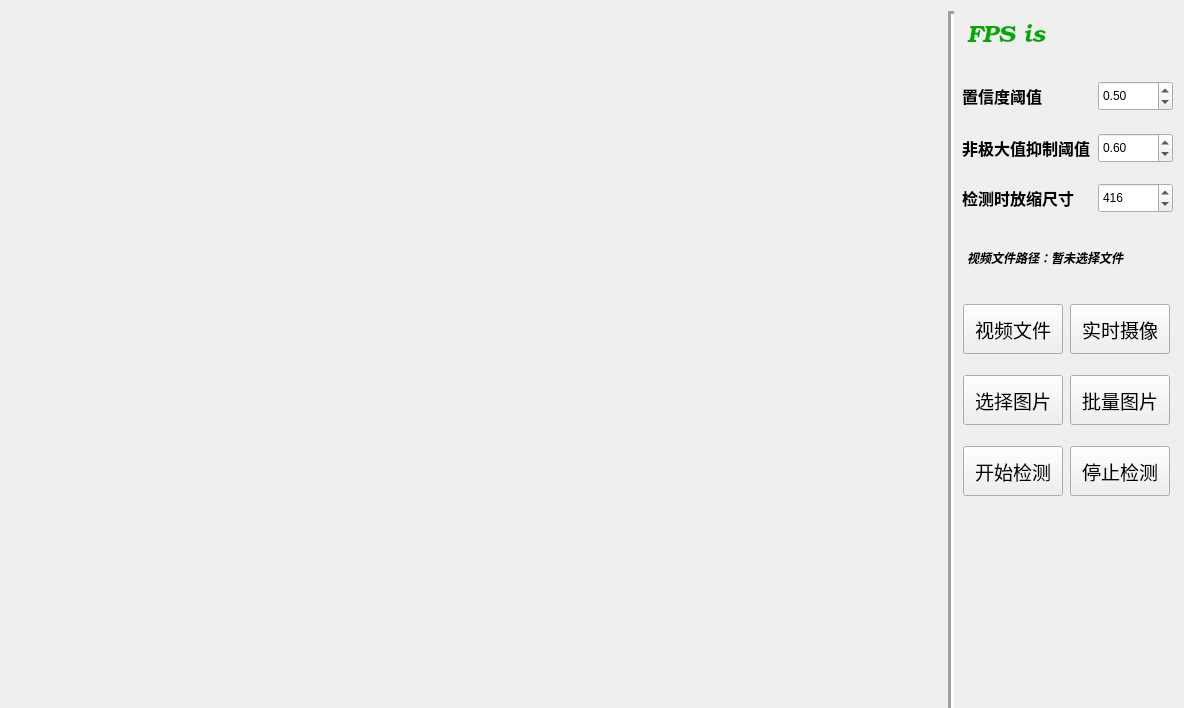
<?xml version="1.0" encoding="UTF-8"?>
<ui version="4.0">
 <class>MainWindow</class>
 <widget class="QWidget" name="MainWindow">
  <property name="geometry">
   <rect>
    <x>0</x>
    <y>0</y>
    <width>1184</width>
    <height>708</height>
   </rect>
  </property>
  <property name="sizePolicy">
   <sizepolicy hsizetype="Preferred" vsizetype="Preferred">
    <horstretch>0</horstretch>
    <verstretch>0</verstretch>
   </sizepolicy>
  </property>
  <property name="minimumSize">
   <size>
    <width>1050</width>
    <height>600</height>
   </size>
  </property>
  <property name="maximumSize">
   <size>
    <width>4000</width>
    <height>4000</height>
   </size>
  </property>
  <property name="windowTitle">
   <string>安全帽检测工具</string>
  </property>
  <layout class="QHBoxLayout" name="horizontalLayout_13">
   <item>
    <layout class="QHBoxLayout" name="horizontalLayout_12">
     <item>
      <widget class="QLabel" name="label">
       <property name="enabled">
        <bool>true</bool>
       </property>
       <property name="sizePolicy">
        <sizepolicy hsizetype="Minimum" vsizetype="Minimum">
         <horstretch>0</horstretch>
         <verstretch>0</verstretch>
        </sizepolicy>
       </property>
       <property name="minimumSize">
        <size>
         <width>750</width>
         <height>480</height>
        </size>
       </property>
       <property name="maximumSize">
        <size>
         <width>4000</width>
         <height>4000</height>
        </size>
       </property>
       <property name="text">
        <string/>
       </property>
       <property name="indent">
        <number>8</number>
       </property>
      </widget>
     </item>
     <item>
      <widget class="Line" name="line">
       <property name="minimumSize">
        <size>
         <width>0</width>
         <height>700</height>
        </size>
       </property>
       <property name="maximumSize">
        <size>
         <width>10</width>
         <height>4000</height>
        </size>
       </property>
       <property name="frameShadow">
        <enum>QFrame::Sunken</enum>
       </property>
       <property name="lineWidth">
        <number>3</number>
       </property>
       <property name="midLineWidth">
        <number>0</number>
       </property>
       <property name="orientation">
        <enum>Qt::Vertical</enum>
       </property>
      </widget>
     </item>
     <item>
      <layout class="QVBoxLayout" name="verticalLayout">
       <item>
        <layout class="QHBoxLayout" name="horizontalLayout_5">
         <property name="sizeConstraint">
          <enum>QLayout::SetFixedSize</enum>
         </property>
         <item>
          <widget class="QLabel" name="fpsLabel">
           <property name="minimumSize">
            <size>
             <width>200</width>
             <height>50</height>
            </size>
           </property>
           <property name="maximumSize">
            <size>
             <width>200</width>
             <height>50</height>
            </size>
           </property>
           <property name="palette">
            <palette>
             <active>
              <colorrole role="WindowText">
               <brush brushstyle="SolidPattern">
                <color alpha="255">
                 <red>0</red>
                 <green>170</green>
                 <blue>0</blue>
                </color>
               </brush>
              </colorrole>
              <colorrole role="Text">
               <brush brushstyle="SolidPattern">
                <color alpha="255">
                 <red>0</red>
                 <green>170</green>
                 <blue>0</blue>
                </color>
               </brush>
              </colorrole>
              <colorrole role="ToolTipText">
               <brush brushstyle="SolidPattern">
                <color alpha="255">
                 <red>0</red>
                 <green>170</green>
                 <blue>0</blue>
                </color>
               </brush>
              </colorrole>
             </active>
             <inactive>
              <colorrole role="WindowText">
               <brush brushstyle="SolidPattern">
                <color alpha="255">
                 <red>0</red>
                 <green>170</green>
                 <blue>0</blue>
                </color>
               </brush>
              </colorrole>
              <colorrole role="Text">
               <brush brushstyle="SolidPattern">
                <color alpha="255">
                 <red>0</red>
                 <green>170</green>
                 <blue>0</blue>
                </color>
               </brush>
              </colorrole>
              <colorrole role="ToolTipText">
               <brush brushstyle="SolidPattern">
                <color alpha="255">
                 <red>0</red>
                 <green>170</green>
                 <blue>0</blue>
                </color>
               </brush>
              </colorrole>
             </inactive>
             <disabled>
              <colorrole role="WindowText">
               <brush brushstyle="SolidPattern">
                <color alpha="255">
                 <red>190</red>
                 <green>190</green>
                 <blue>190</blue>
                </color>
               </brush>
              </colorrole>
              <colorrole role="Text">
               <brush brushstyle="SolidPattern">
                <color alpha="255">
                 <red>190</red>
                 <green>190</green>
                 <blue>190</blue>
                </color>
               </brush>
              </colorrole>
              <colorrole role="ToolTipText">
               <brush brushstyle="SolidPattern">
                <color alpha="255">
                 <red>0</red>
                 <green>170</green>
                 <blue>0</blue>
                </color>
               </brush>
              </colorrole>
             </disabled>
            </palette>
           </property>
           <property name="font">
            <font>
             <family>URW Bookman L</family>
             <pointsize>18</pointsize>
             <italic>true</italic>
            </font>
           </property>
           <property name="autoFillBackground">
            <bool>false</bool>
           </property>
           <property name="text">
            <string>FPS is</string>
           </property>
          </widget>
         </item>
        </layout>
       </item>
       <item>
        <spacer name="verticalSpacer_3">
         <property name="orientation">
          <enum>Qt::Vertical</enum>
         </property>
         <property name="sizeHint" stdset="0">
          <size>
           <width>17</width>
           <height>29</height>
          </size>
         </property>
        </spacer>
       </item>
       <item>
        <layout class="QHBoxLayout" name="horizontalLayout">
         <property name="sizeConstraint">
          <enum>QLayout::SetFixedSize</enum>
         </property>
         <item>
          <widget class="QLabel" name="conLabel">
           <property name="sizePolicy">
            <sizepolicy hsizetype="Fixed" vsizetype="Preferred">
             <horstretch>0</horstretch>
             <verstretch>0</verstretch>
            </sizepolicy>
           </property>
           <property name="minimumSize">
            <size>
             <width>130</width>
             <height>25</height>
            </size>
           </property>
           <property name="maximumSize">
            <size>
             <width>130</width>
             <height>50</height>
            </size>
           </property>
           <property name="font">
            <font>
             <family>Sans Serif</family>
             <pointsize>12</pointsize>
             <weight>75</weight>
             <bold>true</bold>
            </font>
           </property>
           <property name="text">
            <string>置信度阈值</string>
           </property>
           <property name="textFormat">
            <enum>Qt::PlainText</enum>
           </property>
           <property name="scaledContents">
            <bool>false</bool>
           </property>
           <property name="wordWrap">
            <bool>false</bool>
           </property>
           <property name="margin">
            <number>0</number>
           </property>
          </widget>
         </item>
         <item>
          <widget class="QDoubleSpinBox" name="conSpinBox">
           <property name="sizePolicy">
            <sizepolicy hsizetype="Fixed" vsizetype="Fixed">
             <horstretch>0</horstretch>
             <verstretch>0</verstretch>
            </sizepolicy>
           </property>
           <property name="minimumSize">
            <size>
             <width>75</width>
             <height>30</height>
            </size>
           </property>
           <property name="maximumSize">
            <size>
             <width>75</width>
             <height>30</height>
            </size>
           </property>
           <property name="focusPolicy">
            <enum>Qt::NoFocus</enum>
           </property>
           <property name="maximum">
            <double>1.000000000000000</double>
           </property>
           <property name="singleStep">
            <double>0.050000000000000</double>
           </property>
           <property name="value">
            <double>0.500000000000000</double>
           </property>
          </widget>
         </item>
        </layout>
       </item>
       <item>
        <spacer name="verticalSpacer_4">
         <property name="orientation">
          <enum>Qt::Vertical</enum>
         </property>
         <property name="sizeHint" stdset="0">
          <size>
           <width>17</width>
           <height>30</height>
          </size>
         </property>
        </spacer>
       </item>
       <item>
        <layout class="QHBoxLayout" name="horizontalLayout_2">
         <property name="sizeConstraint">
          <enum>QLayout::SetFixedSize</enum>
         </property>
         <item>
          <widget class="QLabel" name="nmsLabel">
           <property name="sizePolicy">
            <sizepolicy hsizetype="Fixed" vsizetype="Preferred">
             <horstretch>0</horstretch>
             <verstretch>0</verstretch>
            </sizepolicy>
           </property>
           <property name="minimumSize">
            <size>
             <width>130</width>
             <height>25</height>
            </size>
           </property>
           <property name="maximumSize">
            <size>
             <width>130</width>
             <height>50</height>
            </size>
           </property>
           <property name="font">
            <font>
             <family>aakar</family>
             <pointsize>12</pointsize>
             <weight>75</weight>
             <bold>true</bold>
            </font>
           </property>
           <property name="text">
            <string>非极大值抑制阈值</string>
           </property>
          </widget>
         </item>
         <item>
          <widget class="QDoubleSpinBox" name="nmsSpinBox">
           <property name="sizePolicy">
            <sizepolicy hsizetype="Fixed" vsizetype="Fixed">
             <horstretch>0</horstretch>
             <verstretch>0</verstretch>
            </sizepolicy>
           </property>
           <property name="minimumSize">
            <size>
             <width>75</width>
             <height>30</height>
            </size>
           </property>
           <property name="maximumSize">
            <size>
             <width>75</width>
             <height>30</height>
            </size>
           </property>
           <property name="focusPolicy">
            <enum>Qt::NoFocus</enum>
           </property>
           <property name="maximum">
            <double>1.000000000000000</double>
           </property>
           <property name="singleStep">
            <double>0.050000000000000</double>
           </property>
           <property name="value">
            <double>0.600000000000000</double>
           </property>
          </widget>
         </item>
        </layout>
       </item>
       <item>
        <spacer name="verticalSpacer_6">
         <property name="orientation">
          <enum>Qt::Vertical</enum>
         </property>
         <property name="sizeHint" stdset="0">
          <size>
           <width>17</width>
           <height>29</height>
          </size>
         </property>
        </spacer>
       </item>
       <item>
        <layout class="QHBoxLayout" name="horizontalLayout_4">
         <property name="sizeConstraint">
          <enum>QLayout::SetFixedSize</enum>
         </property>
         <item>
          <widget class="QLabel" name="zoomLabel">
           <property name="sizePolicy">
            <sizepolicy hsizetype="Fixed" vsizetype="Preferred">
             <horstretch>0</horstretch>
             <verstretch>0</verstretch>
            </sizepolicy>
           </property>
           <property name="minimumSize">
            <size>
             <width>130</width>
             <height>0</height>
            </size>
           </property>
           <property name="maximumSize">
            <size>
             <width>130</width>
             <height>50</height>
            </size>
           </property>
           <property name="font">
            <font>
             <family>aakar</family>
             <pointsize>12</pointsize>
             <weight>75</weight>
             <bold>true</bold>
            </font>
           </property>
           <property name="text">
            <string>检测时放缩尺寸</string>
           </property>
          </widget>
         </item>
         <item>
          <widget class="QSpinBox" name="zoomSpinBox">
           <property name="minimumSize">
            <size>
             <width>75</width>
             <height>30</height>
            </size>
           </property>
           <property name="maximumSize">
            <size>
             <width>75</width>
             <height>30</height>
            </size>
           </property>
           <property name="focusPolicy">
            <enum>Qt::NoFocus</enum>
           </property>
           <property name="minimum">
            <number>320</number>
           </property>
           <property name="maximum">
            <number>960</number>
           </property>
           <property name="singleStep">
            <number>32</number>
           </property>
           <property name="value">
            <number>416</number>
           </property>
          </widget>
         </item>
        </layout>
       </item>
       <item>
        <spacer name="verticalSpacer_5">
         <property name="orientation">
          <enum>Qt::Vertical</enum>
         </property>
         <property name="sizeHint" stdset="0">
          <size>
           <width>17</width>
           <height>29</height>
          </size>
         </property>
        </spacer>
       </item>
       <item>
        <layout class="QHBoxLayout" name="horizontalLayout_7">
         <property name="sizeConstraint">
          <enum>QLayout::SetFixedSize</enum>
         </property>
         <item>
          <widget class="QLabel" name="fileLabel">
           <property name="minimumSize">
            <size>
             <width>200</width>
             <height>50</height>
            </size>
           </property>
           <property name="maximumSize">
            <size>
             <width>200</width>
             <height>100</height>
            </size>
           </property>
           <property name="font">
            <font>
             <family>Ubuntu Mono</family>
             <weight>75</weight>
             <italic>true</italic>
             <bold>true</bold>
            </font>
           </property>
           <property name="text">
            <string>视频文件路径：暂未选择文件</string>
           </property>
           <property name="wordWrap">
            <bool>true</bool>
           </property>
          </widget>
         </item>
        </layout>
       </item>
       <item>
        <spacer name="verticalSpacer">
         <property name="orientation">
          <enum>Qt::Vertical</enum>
         </property>
         <property name="sizeHint" stdset="0">
          <size>
           <width>17</width>
           <height>29</height>
          </size>
         </property>
        </spacer>
       </item>
       <item>
        <layout class="QHBoxLayout" name="horizontalLayout_6">
         <property name="sizeConstraint">
          <enum>QLayout::SetFixedSize</enum>
         </property>
         <item>
          <widget class="QPushButton" name="fileButton">
           <property name="minimumSize">
            <size>
             <width>100</width>
             <height>50</height>
            </size>
           </property>
           <property name="maximumSize">
            <size>
             <width>100</width>
             <height>50</height>
            </size>
           </property>
           <property name="font">
            <font>
             <family>Waree</family>
             <pointsize>14</pointsize>
            </font>
           </property>
           <property name="text">
            <string>视频文件</string>
           </property>
          </widget>
         </item>
         <item>
          <widget class="QPushButton" name="cameraButton">
           <property name="minimumSize">
            <size>
             <width>100</width>
             <height>50</height>
            </size>
           </property>
           <property name="maximumSize">
            <size>
             <width>100</width>
             <height>50</height>
            </size>
           </property>
           <property name="font">
            <font>
             <family>Waree</family>
             <pointsize>14</pointsize>
            </font>
           </property>
           <property name="text">
            <string>实时摄像</string>
           </property>
          </widget>
         </item>
        </layout>
       </item>
       <item>
        <spacer name="verticalSpacer_2">
         <property name="orientation">
          <enum>Qt::Vertical</enum>
         </property>
         <property name="sizeHint" stdset="0">
          <size>
           <width>17</width>
           <height>30</height>
          </size>
         </property>
        </spacer>
       </item>
       <item>
        <layout class="QHBoxLayout" name="horizontalLayout_10">
         <item>
          <widget class="QPushButton" name="imgButton">
           <property name="minimumSize">
            <size>
             <width>100</width>
             <height>50</height>
            </size>
           </property>
           <property name="maximumSize">
            <size>
             <width>100</width>
             <height>50</height>
            </size>
           </property>
           <property name="font">
            <font>
             <family>Waree</family>
             <pointsize>14</pointsize>
             <weight>50</weight>
             <italic>false</italic>
             <bold>false</bold>
            </font>
           </property>
           <property name="text">
            <string>选择图片</string>
           </property>
          </widget>
         </item>
         <item>
          <widget class="QPushButton" name="imgFolderButton">
           <property name="minimumSize">
            <size>
             <width>100</width>
             <height>50</height>
            </size>
           </property>
           <property name="maximumSize">
            <size>
             <width>100</width>
             <height>50</height>
            </size>
           </property>
           <property name="font">
            <font>
             <family>Waree</family>
             <pointsize>14</pointsize>
            </font>
           </property>
           <property name="text">
            <string>批量图片</string>
           </property>
          </widget>
         </item>
        </layout>
       </item>
       <item>
        <spacer name="verticalSpacer_7">
         <property name="orientation">
          <enum>Qt::Vertical</enum>
         </property>
         <property name="sizeHint" stdset="0">
          <size>
           <width>17</width>
           <height>29</height>
          </size>
         </property>
        </spacer>
       </item>
       <item>
        <layout class="QHBoxLayout" name="horizontalLayout_8">
         <property name="sizeConstraint">
          <enum>QLayout::SetFixedSize</enum>
         </property>
         <item>
          <widget class="QPushButton" name="startButton">
           <property name="sizePolicy">
            <sizepolicy hsizetype="Fixed" vsizetype="Fixed">
             <horstretch>0</horstretch>
             <verstretch>0</verstretch>
            </sizepolicy>
           </property>
           <property name="minimumSize">
            <size>
             <width>100</width>
             <height>50</height>
            </size>
           </property>
           <property name="maximumSize">
            <size>
             <width>100</width>
             <height>50</height>
            </size>
           </property>
           <property name="font">
            <font>
             <family>Waree</family>
             <pointsize>14</pointsize>
             <weight>50</weight>
             <italic>false</italic>
             <bold>false</bold>
            </font>
           </property>
           <property name="text">
            <string>开始检测</string>
           </property>
          </widget>
         </item>
         <item>
          <widget class="QPushButton" name="stopButton">
           <property name="sizePolicy">
            <sizepolicy hsizetype="Fixed" vsizetype="Fixed">
             <horstretch>0</horstretch>
             <verstretch>0</verstretch>
            </sizepolicy>
           </property>
           <property name="minimumSize">
            <size>
             <width>100</width>
             <height>50</height>
            </size>
           </property>
           <property name="maximumSize">
            <size>
             <width>100</width>
             <height>50</height>
            </size>
           </property>
           <property name="font">
            <font>
             <family>Waree</family>
             <pointsize>14</pointsize>
             <weight>50</weight>
             <italic>false</italic>
             <bold>false</bold>
            </font>
           </property>
           <property name="text">
            <string>停止检测</string>
           </property>
          </widget>
         </item>
        </layout>
       </item>
       <item>
        <spacer name="verticalSpacer_8">
         <property name="orientation">
          <enum>Qt::Vertical</enum>
         </property>
         <property name="sizeHint" stdset="0">
          <size>
           <width>20</width>
           <height>40</height>
          </size>
         </property>
        </spacer>
       </item>
       <item>
        <layout class="QHBoxLayout" name="horizontalLayout_9">
         <property name="sizeConstraint">
          <enum>QLayout::SetFixedSize</enum>
         </property>
         <item>
          <widget class="QLabel" name="logoLabel">
           <property name="minimumSize">
            <size>
             <width>50</width>
             <height>170</height>
            </size>
           </property>
           <property name="maximumSize">
            <size>
             <width>200</width>
             <height>300</height>
            </size>
           </property>
           <property name="text">
            <string/>
           </property>
          </widget>
         </item>
        </layout>
       </item>
      </layout>
     </item>
    </layout>
   </item>
  </layout>
 </widget>
 <resources/>
 <connections/>
</ui>
